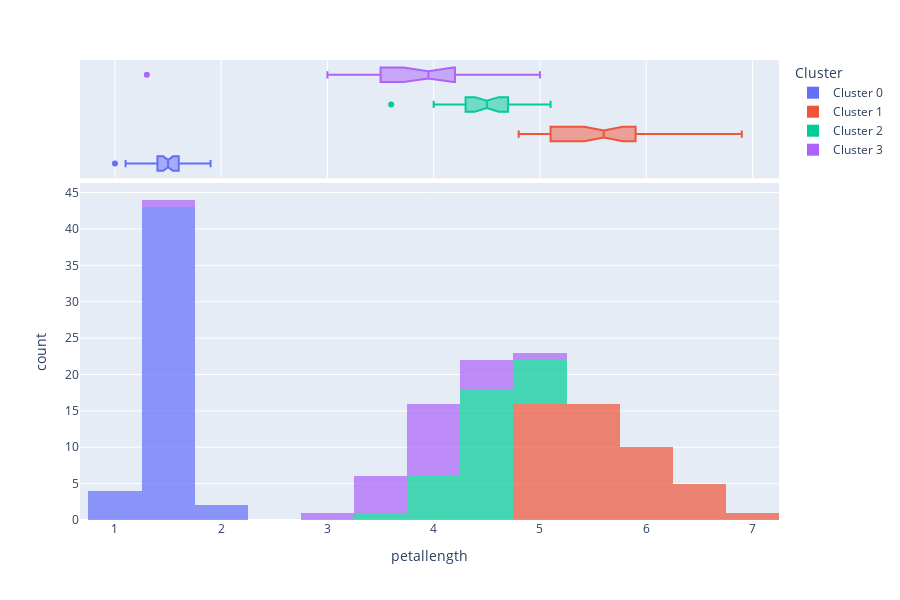

Notebook code for this chart:
### Code cell
plot_model(kmeans,plot='distribution',feature='petallength')

### Figure 1 — Plotly figure (JSON) as saved in the notebook; plotly's stock layout.template omitted (floating-point values rounded to 4 significant figures; data arrays with more than 128 entries replaced by an {"elided": "..."} marker saying what was removed)
{"data": [{"alignmentgroup": "True", "bingroup": "x", "hovertemplate": "Cluster=Cluster 0<br>petallength=%{x}<br>count=%{y}<extra></extra>", "legendgroup": "Cluster 0", "marker": {"color": "#636efa", "opacity": 0.7}, "name": "Cluster 0", "offsetgroup": "Cluster 0", "orientation": "v", "showlegend": true, "type": "histogram", "x": [1.4, 1.5, 1.4, 1.6, 1.6, 1.5, 1.5, 1.4, 1.5, 1.2, 1.3, 1.5, 1.3, 1.5, 1.3, 1.3, 1.6, 1.9, 1.4, 1.6, 1.5, 1.4, 1.6, 1.6, 1.4, 1.7, 1.4, 1.3, 1.5, 1.4, 1.7, 1.4, 1.5, 1.4, 1.5, 1.5, 1.6, 1.9, 1.1, 1.2, 1.5, 1.3, 1.4, 1.7, 1.5, 1.7, 1.4, 1.5, 1], "xaxis": "x", "yaxis": "y"}, {"alignmentgroup": "True", "customdata": {"elided": "49x5 mixed values"}, "hovertemplate": "Cluster=%{customdata[4]}<br>petallength=%{x}<br>sepallength=%{customdata[0]}<br>sepalwidth=%{customdata[1]}<br>petalwidth=%{customdata[2]}<br>class=%{customdata[3]}<extra></extra>", "legendgroup": "Cluster 0", "marker": {"color": "#636efa"}, "name": "Cluster 0", "notched": true, "offsetgroup": "Cluster 0", "showlegend": false, "type": "box", "x": [1.4, 1.5, 1.4, 1.6, 1.6, 1.5, 1.5, 1.4, 1.5, 1.2, 1.3, 1.5, 1.3, 1.5, 1.3, 1.3, 1.6, 1.9, 1.4, 1.6, 1.5, 1.4, 1.6, 1.6, 1.4, 1.7, 1.4, 1.3, 1.5, 1.4, 1.7, 1.4, 1.5, 1.4, 1.5, 1.5, 1.6, 1.9, 1.1, 1.2, 1.5, 1.3, 1.4, 1.7, 1.5, 1.7, 1.4, 1.5, 1], "xaxis": "x2", "yaxis": "y2"}, {"alignmentgroup": "True", "bingroup": "x", "hovertemplate": "Cluster=Cluster 1<br>petallength=%{x}<br>count=%{y}<extra></extra>", "legendgroup": "Cluster 1", "marker": {"color": "#EF553B", "opacity": 0.7}, "name": "Cluster 1", "offsetgroup": "Cluster 1", "orientation": "v", "showlegend": true, "type": "histogram", "x": [5.3, 5.5, 6.7, 6.7, 5.7, 4.9, 5.1, 6.9, 4.9, 5.6, 5.5, 5.3, 5.1, 6.1, 5.8, 6.3, 6.6, 5.8, 5.7, 5.9, 5, 6, 5.5, 4.9, 5.2, 5.1, 5, 5.2, 5.7, 5.9, 5.1, 5.1, 5.6, 4.8, 5.4, 5.6, 6.1, 5.6, 5.1, 5.6, 6.4, 6.1, 5.8, 5.6, 4.8, 6, 5.1, 5.4], "xaxis": "x", "yaxis": "y"}, {"alignmentgroup": "True", "customdata": {"elided": "48x5 mixed values"}, "hovertemplate": "Cluster=%{customdata[4]}<br>petallength=%{x}<br>sepallength=%{customdata[0]}<br>sepalwidth=%{customdata[1]}<br>petalwidth=%{customdata[2]}<br>class=%{customdata[3]}<extra></extra>", "legendgroup": "Cluster 1", "marker": {"color": "#EF553B"}, "name": "Cluster 1", "notched": true, "offsetgroup": "Cluster 1", "showlegend": false, "type": "box", "x": [5.3, 5.5, 6.7, 6.7, 5.7, 4.9, 5.1, 6.9, 4.9, 5.6, 5.5, 5.3, 5.1, 6.1, 5.8, 6.3, 6.6, 5.8, 5.7, 5.9, 5, 6, 5.5, 4.9, 5.2, 5.1, 5, 5.2, 5.7, 5.9, 5.1, 5.1, 5.6, 4.8, 5.4, 5.6, 6.1, 5.6, 5.1, 5.6, 6.4, 6.1, 5.8, 5.6, 4.8, 6, 5.1, 5.4], "xaxis": "x2", "yaxis": "y2"}, {"alignmentgroup": "True", "bingroup": "x", "hovertemplate": "Cluster=Cluster 2<br>petallength=%{x}<br>count=%{y}<extra></extra>", "legendgroup": "Cluster 2", "marker": {"color": "#00cc96", "opacity": 0.7}, "name": "Cluster 2", "offsetgroup": "Cluster 2", "orientation": "v", "showlegend": true, "type": "histogram", "x": [4.4, 4.2, 4.7, 4.9, 4, 4.8, 4.5, 4.4, 4.8, 3.6, 4.2, 4.6, 4.7, 4.5, 4.6, 4.9, 4.5, 4.7, 4.7, 5, 4.2, 4.3, 4.5, 4.1, 4.6, 4.5, 4.5, 4.7, 4.1, 4.3, 5.1], "xaxis": "x", "yaxis": "y"}, {"alignmentgroup": "True", "customdata": {"elided": "31x5 mixed values"}, "hovertemplate": "Cluster=%{customdata[4]}<br>petallength=%{x}<br>sepallength=%{customdata[0]}<br>sepalwidth=%{customdata[1]}<br>petalwidth=%{customdata[2]}<br>class=%{customdata[3]}<extra></extra>", "legendgroup": "Cluster 2", "marker": {"color": "#00cc96"}, "name": "Cluster 2", "notched": true, "offsetgroup": "Cluster 2", "showlegend": false, "type": "box", "x": [4.4, 4.2, 4.7, 4.9, 4, 4.8, 4.5, 4.4, 4.8, 3.6, 4.2, 4.6, 4.7, 4.5, 4.6, 4.9, 4.5, 4.7, 4.7, 5, 4.2, 4.3, 4.5, 4.1, 4.6, 4.5, 4.5, 4.7, 4.1, 4.3, 5.1], "xaxis": "x2", "yaxis": "y2"}, {"alignmentgroup": "True", "bingroup": "x", "hovertemplate": "Cluster=Cluster 3<br>petallength=%{x}<br>count=%{y}<extra></extra>", "legendgroup": "Cluster 3", "marker": {"color": "#ab63fa", "opacity": 0.7}, "name": "Cluster 3", "offsetgroup": "Cluster 3", "orientation": "v", "showlegend": true, "type": "histogram", "x": [3, 4, 4.2, 3.3, 4, 3.3, 1.3, 3.9, 3.5, 4.4, 4, 4.5, 4.4, 4.1, 4.5, 3.9, 3.9, 3.7, 3.8, 5, 3.5, 4], "xaxis": "x", "yaxis": "y"}, {"alignmentgroup": "True", "customdata": [[5.1, 2.5, 1.1, "Iris-versicolor", "Cluster 3"], [5.5, 2.3, 1.3, "Iris-versicolor", "Cluster 3"], [5.6, 2.7, 1.3, "Iris-versicolor", "Cluster 3"], [5, 2.3, 1, "Iris-versicolor", "Cluster 3"], [5.8, 2.6, 1.2, "Iris-versicolor", "Cluster 3"], [4.9, 2.4, 1, "Iris-versicolor", "Cluster 3"], [4.5, 2.3, 0.3, "Iris-setosa", "Cluster 3"], [5.2, 2.7, 1.4, "Iris-versicolor", "Cluster 3"], [5.7, 2.6, 1, "Iris-versicolor", "Cluster 3"], [5.5, 2.6, 1.2, "Iris-versicolor", "Cluster 3"], [6, 2.2, 1, "Iris-versicolor", "Cluster 3"], [4.9, 2.5, 1.7, "Iris-virginica", "Cluster 3"], [6.3, 2.3, 1.3, "Iris-versicolor", "Cluster 3"], [5.8, 2.7, 1, "Iris-versicolor", "Cluster 3"], [6.2, 2.2, 1.5, "Iris-versicolor", "Cluster 3"], [5.6, 2.5, 1.1, "Iris-versicolor", "Cluster 3"], [5.8, 2.7, 1.2, "Iris-versicolor", "Cluster 3"], [5.5, 2.4, 1, "Iris-versicolor", "Cluster 3"], [5.5, 2.4, 1.1, "Iris-versicolor", "Cluster 3"], [6, 2.2, 1.5, "Iris-virginica", "Cluster 3"], [5, 2, 1, "Iris-versicolor", "Cluster 3"], [5.5, 2.5, 1.3, "Iris-versicolor", "Cluster 3"]], "hovertemplate": "Cluster=%{customdata[4]}<br>petallength=%{x}<br>sepallength=%{customdata[0]}<br>sepalwidth=%{customdata[1]}<br>petalwidth=%{customdata[2]}<br>class=%{customdata[3]}<extra></extra>", "legendgroup": "Cluster 3", "marker": {"color": "#ab63fa"}, "name": "Cluster 3", "notched": true, "offsetgroup": "Cluster 3", "showlegend": false, "type": "box", "x": [3, 4, 4.2, 3.3, 4, 3.3, 1.3, 3.9, 3.5, 4.4, 4, 4.5, 4.4, 4.1, 4.5, 3.9, 3.9, 3.7, 3.8, 5, 3.5, 4], "xaxis": "x2", "yaxis": "y2"}], "layout": {"barmode": "relative", "height": 600, "legend": {"title": {"text": "Cluster"}, "tracegroupgap": 0}, "margin": {"t": 60}, "xaxis": {"anchor": "y", "domain": [0, 1], "title": {"text": "petallength"}}, "xaxis2": {"anchor": "y2", "domain": [0, 1], "matches": "x", "showgrid": true, "showticklabels": false}, "yaxis": {"anchor": "x", "domain": [0, 0.7326], "title": {"text": "count"}}, "yaxis2": {"anchor": "x2", "domain": [0.7426, 1], "matches": "y2", "showgrid": false, "showline": false, "showticklabels": false, "ticks": ""}}}
